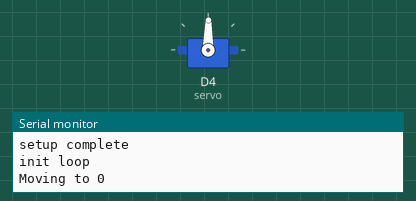
The sketch below on a simulated ESP8266 (NodeMCU). On the bench: servo, the last lines printed to the serial monitor.

Above: at 0.05 s.
At 2.95 s:
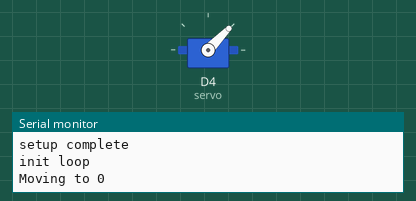
At 5.85 s:
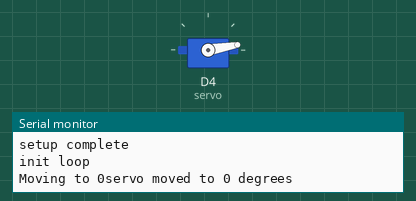
At 11.75 s:
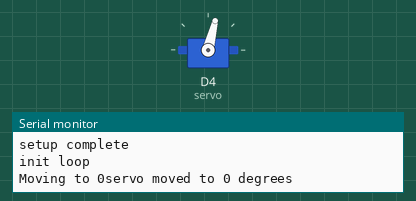
Timing chart, 0 to 20.8 s (numbered marks = the images above):
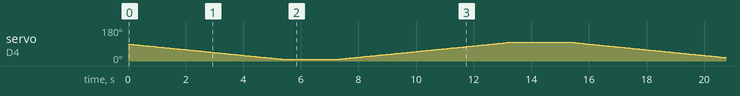

The sketch:

MG90S-test.ino
```cpp
// #include <Servo.h> //import library
#include <ServoEasing.hpp> //import library

ServoEasing servo;     //initialise servo object
void setup() {
  Serial.begin(9600);
  servo.attach(D4); //set pin D4 to control servo. REMEMBER: D4 !== 4
  Serial.println("setup complete");
}

void loop() {
  Serial.println("init loop");

  servo.setEasingType(EASE_LINEAR);
  servo.setSpeed(15);
  Serial.print("Moving to 0");
  servo.easeTo(10);
  Serial.println("servo moved to 0 degrees");
  delay(2000);
  servo.easeTo(100);
  Serial.println("servo moved to 90 degrees");
  delay(2000);


  // for (int pos = 0; pos<=180; pos++) { //iterate over 0-180 degrees of servo motion:
  //   myservo.write(pos); //update servo position every degree
  //   delay(15);
  // }
  // Serial.println("servo moved");
  // delay(1000);

  // for (int pos = 180; pos >=0; pos--) {
  //   myservo.write(pos);
  //   delay(15);
  // }
  // Serial.println("servo moved back");
  // delay(1000);
}
```
